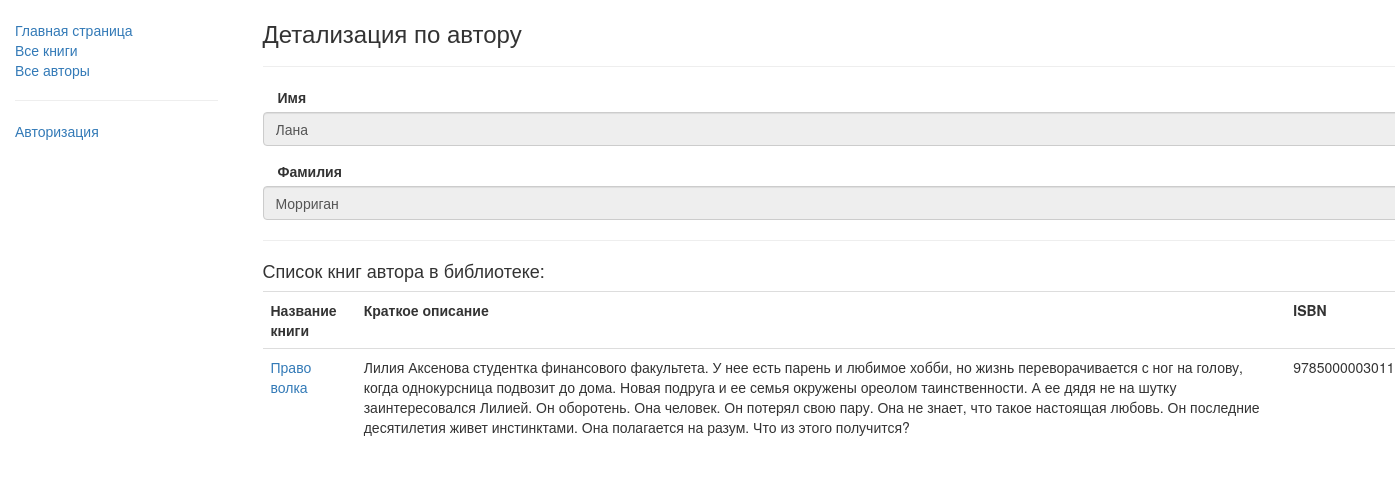
The page /catalog/authors/3 on the database as committed earlier.
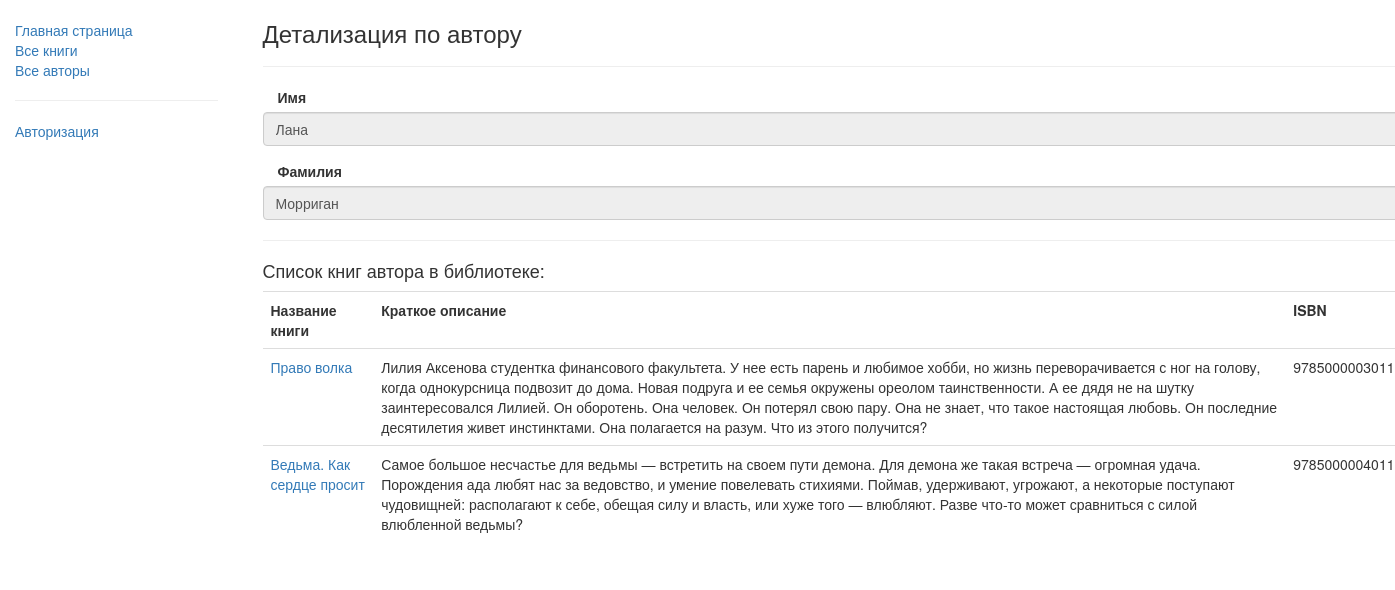
The same page on the database as committed later.
### catalog/models.py (models this page shows, shortened)
class Book(models.Model):
    title = models.CharField(max_length=200)
    author = models.ForeignKey('Author',
                                on_delete=models.SET_NULL,
                                null=True)
    summary = models.TextField(max_length=1000,
                                help_text='Введите краткое описание книги')
    isbn = models.CharField('ISBN', max_length=13,
                            help_text='13 символов <a href="https://www.isbn-international.org/content/what-isbn">ISBN номер</a>')
    genre = models.ManyToManyField(Genre, help_text='Выберите жанр книги')
    def display_genre(self):
        """Получаем текстовое название жанра для панели администратора"""
        return ', '.join([genre.name for genre in self.genre.all()[:3]])
    display_genre.short_description = 'Genre'
    class Meta:
        permissions = [('can_create_book', 'Can create/update/delete book')]

### catalog/views.py (the view)
# urls.py: re_path(r'^authors/(?P<pk>\d+)$', views.AuthorDetailView.as_view(), name='author-detail'),
class AuthorDetailView(generic.DetailView):
    model = Author
    template_name = 'author-detail.html'
    def get_context_data(self, **kwargs):
        pk = self.kwargs.get(self.pk_url_kwarg, None)
        context = super().get_context_data(**kwargs)
        context['books'] = Book.objects.all().filter(author_id=pk)
        return context

### catalog/templates/author-detail.html (shortened to what this page needs)
{% extends 'base.html' %}
{% block content %}
    <div class="container">
        <h3>Детализация по автору</h3>
        <hr>
        <form action="">
            <div class="form-group">
                <label for="firstname" class="col-sm-2 col-form-label">Имя</label>
                <input type="text" readonly class="form-control" id="firstname" value="{{ author.first_name }}">
            </div>
            <div class="form-group">
                <label for="lastname" class="col-sm-2 col-form-label">Фамилия</label>
                <input type="text" readonly class="form-control" id="lastname" value="{{ author.last_name }}">
            </div>
        </form>
        <hr>
        <h4>Список книг автора в библиотеке:</h4>
        {% if books %}
            <table class="table">
                <tr>
                    <th>Название книги</th>
                    <th>Краткое описание</th>
                    <th>ISBN</th>
                </tr>
                {% for book in books %}
                    <tr>
                        <td><a href="{% url 'book-detail' book.id %}">{{ book.title }}</a></td>
                        <td>{{ book.summary }}</td>
                        <td>{{ book.isbn }}</td>
                    </tr>
                {% endfor %}
            </table>
        {% else %}
            <p>В библиотеке нет книг данного автора.</p>
        {% endif %}
    </div>
{% endblock %}

Rows that differ between the two databases and show on the page:
added Book: title "Ведьма. Как сердце просит", summary "Самое большое несчастье для ведьмы — встретить на своем пути демона. Для демона же такая встреча — огромная удача. Порождения ада любят нас за ведовство, и умение повелевать стихиями. Поймав, удерживают, угрожают, а некоторые поступают чудовищней: располагают к себе, обещая силу и власть, или хуже того — влюбляют. Разве что-то может сравниться с силой влюбленной ведьмы?", isbn "9785000004011"
